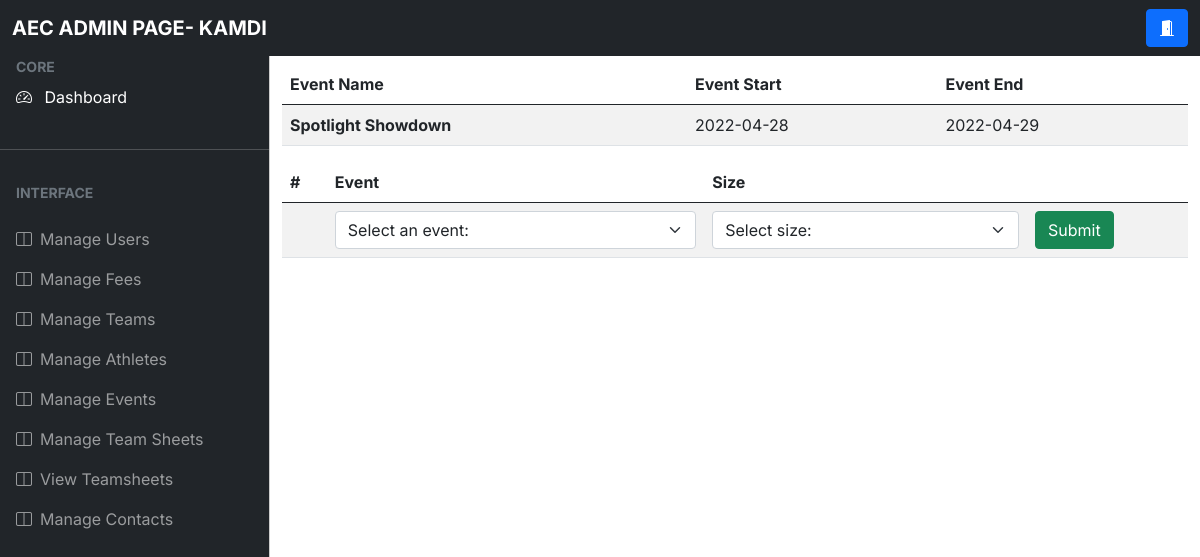
/createteamsheet (signed in), run on the app's committed database.
### app.py (models this page shows, shortened)
class User(db.Model, UserMixin):
    __tablename__="User"
    id = db.Column(db.Integer, primary_key = True)
    firstName = db.Column(db.String(50),nullable = False)
    surname = db.Column(db.String(50), nullable = False)
    dob = db.Column(db.DateTime, nullable = False)
    start_date = db.Column(db.DateTime, nullable = True, default=date.today())
    email = db.Column(db.String(70), nullable = False)
    password = db.Column(db.String(255), nullable = False)
    usertype = db.Column(db.Integer, default = -1)
    verified = db.Column(db.Integer, default = 0)

class Events(db.Model): #1. an event is made
    __tablename__ = "events"
    events_id= db.Column(db.Integer, primary_key=True)
    event_name= db.Column(db.Text, nullable =False)
    event_start_date= db.Column(db.DateTime, nullable = False)
    event_end_date = db.Column(db.DateTime, nullable=False)

### app.py (the view, shortened to what this page needs)
@app.route('/createteamsheet',methods=['GET','POST'])#oop
@login_required
def create_teamsheet():
    try:
        if current_user.usertype not in [1,2,3] or current_user.verified != 1:
            return render_template('error.html',error="You are not authorised to view this page")
        sizes = {0:"X Small (5-14)",1:"Small (15-22)",2:"Medium (23-32)",3:"Large (33-38)"}
        query = db.engine.execute('SELECT * FROM Events')
        events = {}
        for event in query:
            event_start_date = event[2].split(" ")[0]
            event_start_date = event_start_date.split("-")
            event_start_date = date(int(event_start_date[0]),int(event_start_date[1]),int(event_start_date[2]))
            if event_start_date > date.today():
                events[event[0]] = [event[1],event[2].split(" ")[0],event[3].split(" ")[0]]
        existing_sheets = {}
        query = db.engine.execute('SELECT team__events.team_sheet_id, events.event_name, team__events.size FROM team__details, events, team__events WHERE team__details.team_id = team__events.team_id AND events.events_id = team__events.event_id AND team__details.coach_id = {}'.format(current_user.id))
        for team in query:
            existing_sheets[team[0]] = [team[1],sizes[team[2]]]
        query = db.engine.execute('SELECT team_id, team_name FROM team__details WHERE coach_id = {}'.format(current_user.id))
        for team in query:
            team_name =team[1]
            team_id = team[0]
        if current_user.usertype == 1:
            if request.method == 'POST':
                try:
                    event_id = request.form.get('event')
                    size= request.form.get('size')
                    query = db.engine.execute('SELECT COUNT(team_sheet_id) FROM team__events WHERE event_id = {} AND team_id = {}'.format(event_id,team_id))
                    for num in query:
                        count = num[0]
                    if count > 0:
                        flash('This team is already competing at this event',category='error')
                    else:
                        query = db.engine.execute("INSERT INTO team__events (event_id, team_id, size) VALUES ('{}','{}','{}')".format(event_id,team_id,size))
                        db.session.commit()
                        return redirect(url_for('create_teamsheet'))
                except:
                    flash('There was an error when creating this team sheet',category='error')
            return render_template('createteamsheet.html', events = events, team = team_name,sizes=sizes, team_sheets=existing_sheets, count=0)
        elif current_user.usertype == 3:
            return render_template('admincreateteamsheet.html', events = events, team = team_name,sizes=sizes, team_sheets=existing_sheets, count=0)
    except:
        return render_template('error.html',error="You do not have a team to create a teamsheet for, consult an admin to create one")

### app.py (called while the page is built)
@login_manager.user_loader
def load_user(user_id):
    return User.query.get(user_id)

### templates/admincreateteamsheet.html (shortened to what this page needs)
<!DOCTYPE html>
<html lang="en">
  <head>
    <link rel="stylesheet" href="static\css\admin\bootstrap.min.css" />
    <link
      rel="stylesheet"
      href="https://cdn.jsdelivr.net/npm/bootstrap-icons@1.4.1/font/bootstrap-icons.css"
    />
    <link rel="stylesheet" href="static\css\admin\bootstrap.min.css" />
    <link rel="stylesheet" href="static\css\admin\style.css" />
  </head>
    <nav class="navbar navbar-expand-lg navbar-dark bg-dark fixed-top">
      <div class="container-fluid">
        <a
          class="navbar-brand me-auto ms-lg-0 ms-3 text-uppercase fw-bold"
          >AEC ADMIN PAGE- {{ current_user.firstName }}</a
        >
        <div class="collapse navbar-collapse" id="topNavBar">
          <form class="d-flex ms-auto my-3 my-lg-0">
            <div class="input-group">
              <a href ="{{ url_for('logout') }}" class="btn btn-primary">
                <i class="bi bi-door-open-fill"></i>
            </a>
            </div>
          </form>
        </div>
      </div>
    </nav>
    <div
    class="offcanvas offcanvas-start sidebar-nav bg-dark"
    tabindex="-1"
    id="sidebar"
  >
    <div class="offcanvas-body p-0">
      <nav class="navbar-dark">
        <ul class="navbar-nav">
          <li>
            <div class="text-muted small fw-bold text-uppercase px-3">
              CORE
            </div>
          </li>
          <li>
            <a href="{{ url_for('admin') }}" class="nav-link px-3 active">
              <span class="me-2"><i class="bi bi-speedometer2" ></i></span>
              <span>Dashboard</span>
            </a>
          </li>
          <li class="my-4"><hr class="dropdown-divider bg-light" /></li>
          <li>
            <div class="text-muted small fw-bold text-uppercase px-3 mb-3">
              Interface
            </div>
          </li>
          <li>
            <a
              class="nav-link px-3 sidebar-link"
              href="{{ url_for('verify_users') }}"
            >
              <span class="me-2"><i class="bi bi-layout-split"></i></span>
              <span>Manage Users</span>
            </a>
            <a
            class="nav-link px-3 sidebar-link"
            href="{{ url_for('view_fees') }}"
          >
            <span class="me-2"><i class="bi bi-layout-split"></i></span>
            <span>Manage Fees</span>
          </a>
          <a
          class="nav-link px-3 sidebar-link"
          href="{{ url_for('view_teams') }}"
        >
          <span class="me-2"><i class="bi bi-layout-split"></i></span>
          <span>Manage Teams</span>
        </a>
              <a
              class="nav-link px-3 sidebar-link"
              href="{{ url_for('view_athletes') }}"
            >
              <span class="me-2"><i class="bi bi-layout-split"></i></span>
              <span>Manage Athletes</span>
            </a>
            <a
            class="nav-link px-3 sidebar-link"
            href="{{ url_for('view_events') }}"
          >
            <span class="me-2"><i class="bi bi-layout-split"></i></span>
            <span>Manage Events</span>
          </a>
          <a
          class="nav-link px-3 sidebar-link"
          href="{{ url_for('create_teamsheet') }}"
        >
          <span class="me-2"><i class="bi bi-layout-split"></i></span>
          <span>Manage Team Sheets</span>
        </a>
        <a
        class="nav-link px-3 sidebar-link"
        href="{{ url_for('view_teamsheet') }}"
      >
        <span class="me-2"><i class="bi bi-layout-split"></i></span>
        <span>View Teamsheets</span>
      </a>
      <a
      class="nav-link px-3 sidebar-link"
      href="{{ url_for('view_contacts') }}"
    >
      <span class="me-2"><i class="bi bi-layout-split"></i></span>
      <span>Manage Contacts</span>
    </a>
          </li>
        </ul>
      </nav>
    </div>
  </div>
    <main class="mt-5 pt-3">
      <div class="container-fluid">
        <form method="POST" action="{{url_for('create_teamsheet')}}">
            <table class="table table-striped">
                <thead>
                <tr>
                    <th scope="col">Event Name</th>
                    <th scope="col">Event Start</th>
                    <th scope="col">Event End</th>
                </tr>
                </thead>
                <tbody>
                {% for event in events %}
                <tr>
                    <th scope="row">{{ events[event][0] }}</th>
                    <td>{{ events[event][1] }}</td>
                    <td>{{events[event][2]}}</td>
                </tr>
                {% endfor %}
                </tbody>
            </table>
            <table class="table table-striped">
                <thead>
                    <tr>
                        <th scope="col">#</th>
                        <th scope="col">Event</th>
                        <th scope="col">Size</th>
                        <th scope="col"></th>
                    </tr>
                </thead>
                <tbody>
                    <th scope="row"></th>
                    <td>
                        <select class="form-select" aria-label="Default select example" name="event" id= "event">
                            <option selected>Select an event: </option>
                          </select>
                    </td>
                    <td>
                        <select class="form-select" aria-label="Default select example" name="size" id="size">
                            <option selected>Select size: </option>
                        </select>
                    </td>
                    <td><button class="btn btn-success" type="submit">Submit</button></td>
                </tbody>
            </table>
            </form>
      </div>
    </main>
  </body>
</html>

### static/css/admin/style.css (style rules this page uses)
body, button { font-family: "Inter", sans-serif; }
:root { --offcanvas-width: 270px; --topNavbarHeight: 56px; }
.sidebar-nav { width: var(--offcanvas-width); }
.sidebar-link { display: flex; align-items: center; }
@media (min-width: 992px) { main { margin-left: var(--offcanvas-width); } }
@media (min-width: 992px) { .sidebar-nav { -webkit-transform: none; transform: none; visibility: visible !important; height: calc(100% - var(--topNavbarHeight)); top: var(--topNavbarHeight); } }

### data on the page
User: firstName "KAMDI"
Events: event_name "Spotlight Showdown", event_start_date "2022-04-29"

### other printed values
{{ events[event][1] }} "2022-04-28"
